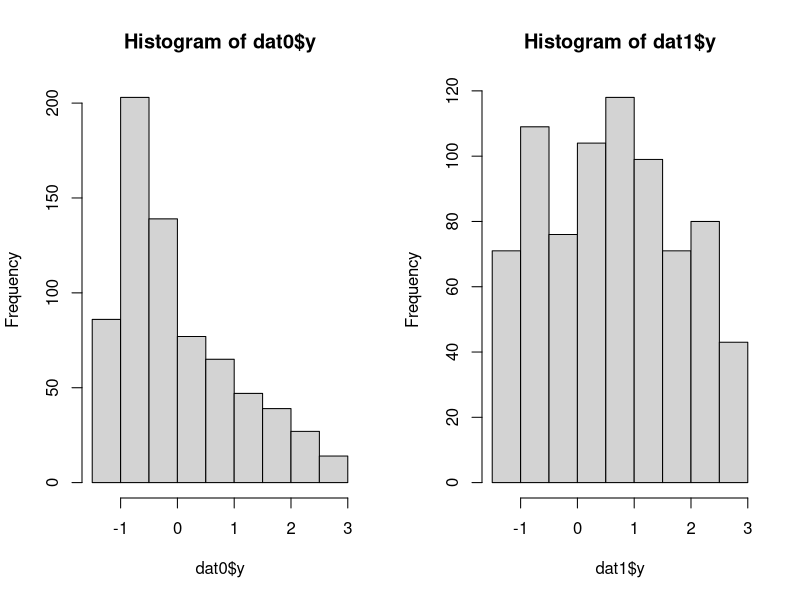
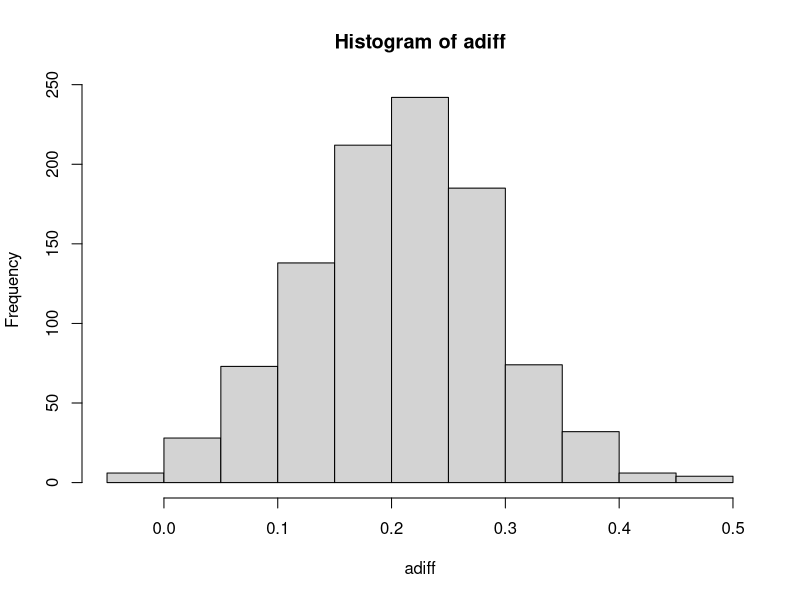
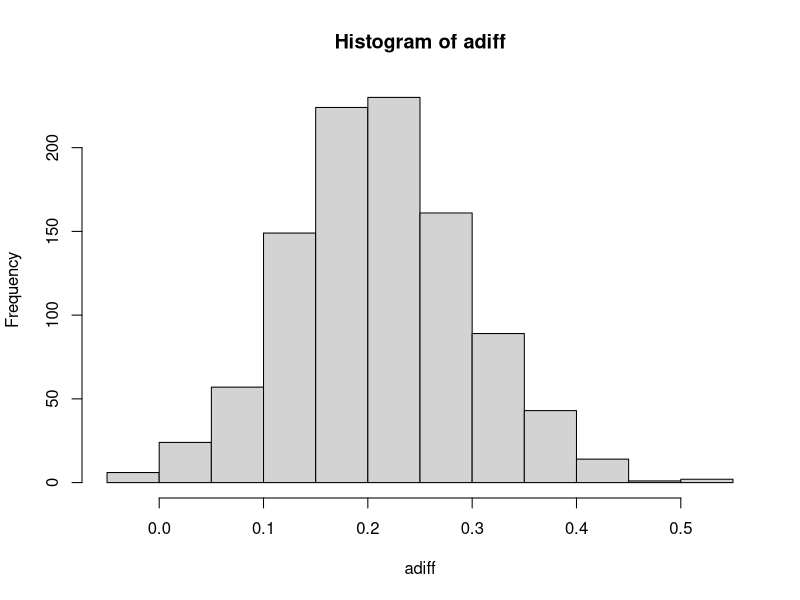
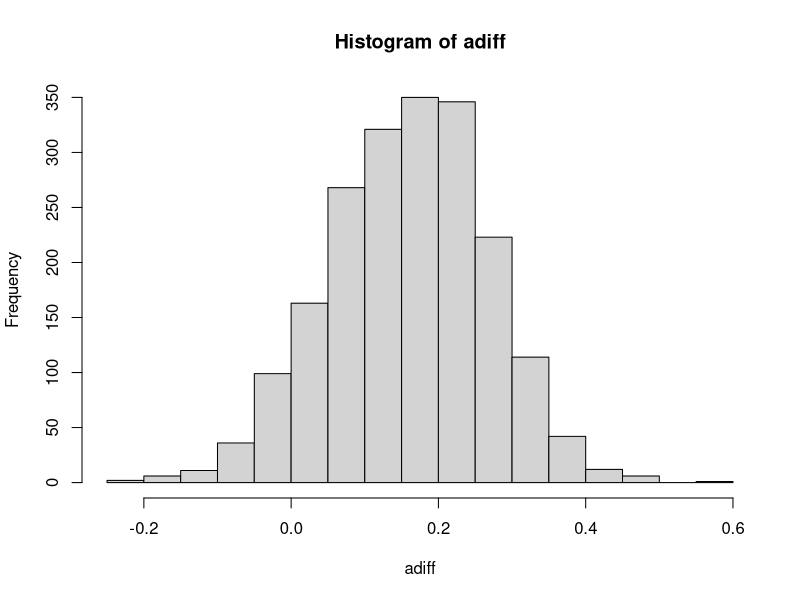

Reproduce these figures in R, in order.
setwd("~/binary-regressor/examples/Afghanistan/")
library(foreign)
kids <- read.dta("afghanistan_anonymized_data.dta")

labels <- attributes(kids)$var.labels
labels <- cbind(names(kids), labels)
labels

# Note: there are some mistakes in the data dictionary!


# The variable "treatment" is actually our instrument
# --- living in a village that gets a school
z <- kids$treatment

# The variable "f08_formal_school" is our treatment
# --- enrolled in formal school, Spring 2008 
x <- kids$s08_formal_school

# The variable "s08_formal_school" is our outcome
# --- total normalized test score, Spring 2008
y <- kids$s08_both_norma_total

dat <- data.frame(x,y,z)
dat <- na.omit(dat)
dat0 <- subset(dat, z == 0)
dat1 <- subset(dat, z == 1)

table(dat0$x)
table(dat1$x)

par(mfrow = c(1,2))
hist(dat0$y)
hist(dat1$y)
par(mfrow = c(1,1))


est <- function(inData){
  OLS <- with(inData, cov(x,y)/var(x))
  IV <- with(inData, cov(z,y)/cov(z,x))
  dat0 <- subset(inData, z == 0)
  dat1 <- subset(inData, z == 1)
  p1_hat <- mean(dat1$x) 
  p0_hat <- mean(dat0$x) 
  W <- IV
  Dy2 <- mean(dat1$y^2) - mean(dat0$y^2)
  DyT <- mean(dat1$y * dat1$x) - mean(dat0$y * dat0$x)
  R <- (Dy2 - 2 * W * DyT) / (W * (p1_hat - p0_hat))
  a1_a0 <- 1 + R/W 
  Dy3 <- mean(dat1$y^3) - mean(dat0$y^3)
  Dy2T <- mean(dat1$y^2 * dat1$x) - mean(dat0$y^2 * dat0$x)
  S <- (Dy3 - 3 * W * (Dy2T + R * DyT)) / (W * (p1_hat - p0_hat))
  term1 <- -0.5 * R/W
  disc <- sqrt(3 * R^2 - 2 * S)
  term2 <- 0.5 * disc/W
  root1 <- term1 + term2
  root2 <- term1 - term2
  out <- c(OLS, IV, a1_a0, root1, root2)
  names(out) <- c("OLS", "IV", "a1_a0", "root1", "root2")
  return(out)
}

est(dat)

badboot <- function(){
  dat0_boot <- dat0[sample(1:nrow(dat0), replace = TRUE),]
  dat1_boot <- dat1[sample(1:nrow(dat1), replace = TRUE),]
  dat_boot <- rbind(dat0_boot, dat1_boot)
  est(dat_boot)
}

worseboot <- function(){
  dat_boot <- dat[sample(1:nrow(dat), replace = TRUE),]
  est(dat_boot)
}

set.seed(11)
badbootdraws <- as.data.frame(t(replicate(1000, badboot())))
head(badbootdraws)
adiff <- badbootdraws$a1_a0
hist(adiff)
quantile(adiff, c(0.025, 0.975))
mean(adiff)

set.seed(11)
worsebootdraws <- as.data.frame(t(replicate(1000, worseboot())))
head(worsebootdraws)
adiff <- worsebootdraws$a1_a0
hist(adiff)
quantile(adiff, c(0.025, 0.975))
mean(adiff)

# Try partialling out the exogenous covariates
# --- If they are not mis-measured, then IV gives the right coeffs for these!
datCovariates <- with(kids, data.frame(x, y, z,
                                       "c" = clustercode,
                                       "female" = s08_girls_cnt,
                                       "age" = s08_age_cnt,
                                       "yrsvill" = s08_duration_village_cnt,
                                       "farsi" = s08_farsi_cnt,
                                       "tajik" = s08_tajik_cnt,
                                       "farmers" = s08_farmer_cnt,
                                       "agehead" = s08_age_head_cnt,
                                       "educhead" = s08_yrs_ed_head_cnt,
                                       "nhh" = s08_num_ppl_hh_cnt,
                                       "land" = s08_jeribs_cnt,
                                       "sheep" = s08_num_sheep_cnt,
                                       "distschool" = s08_nearest_scl))

# remove missing observations
datCovariates <- na.omit(datCovariates)

# Partial out the covariates using 2SLS since coeffs for exog regressors are
# not affected by the measurement error in the binary indicator
library(sem)
b_tsls <- tsls(y ~ x + female + age + yrsvill + farsi + tajik + farmers +
                  agehead + educhead + nhh + land + sheep + distschool,
                 ~ z + female + age + yrsvill + farsi + tajik + farmers + 
                 agehead + educhead + nhh + land + sheep + distschool, 
              data = datCovariates)$coefficients

b_adjust <- b_tsls
b_adjust[2] <- 0
y_adjust <- datCovariates$y - model.matrix(~ x + female + age + yrsvill + 
                                             farsi + tajik + farmers + 
                                             agehead + educhead + nhh + 
                                             land + sheep + distschool, 
                                           data = datCovariates) %*% b_adjust

datCovariates$y_adjust <- y_adjust

dat2 <- with(datCovariates, data.frame("x" = x, "y" = y_adjust, "z" = z))
est(dat2)

# Try bootstraps that impose the cluster structure


# form groups for cluster bootstrapping
cfull <- unique(datCovariates$c)
datCovariates0 <- subset(datCovariates, z == 0)
c0 <- unique(datCovariates0$c)
datCovariates1 <- subset(datCovariates, z == 1)
c1 <- unique(datCovariates1$c)

# Form lists of village clusters for boostrapping
clust1 <- lapply(c1, function(x) datCovariates[datCovariates$c == x,])
clust0 <- lapply(c0, function(x) datCovariates[datCovariates$c == x,]) 

first_stage <- formula(~ z + female + age + yrsvill + farsi + tajik + 
                         farmers + agehead + educhead + nhh + land + 
                         sheep + distschool)
second_stage <- formula(~ x + female + age + yrsvill + farsi + tajik + 
                          farmers + agehead + educhead + nhh + land + 
                          sheep + distschool)

# Try a bootstrap with covariates imposing cluster structure
goodboot <- function(){
  dat0_boot <- do.call("rbind", clust0[sample(1:length(clust0), replace = TRUE)])
  dat1_boot <- do.call("rbind", clust1[sample(1:length(clust1), replace = TRUE)])
  dat_boot <- rbind(dat0_boot, dat1_boot)
  y <- matrix(dat_boot$y)
  X <- model.matrix(second_stage, dat_boot)
  Z <- model.matrix(first_stage, dat_boot)
  Qz <- qr.Q(qr(Z))
  Xtilde <- crossprod(Qz, X)
  ytilde <- crossprod(Qz, y)
  qrTilde <- qr(Xtilde)
  Rtilde <- qr.R(qrTilde)
  Qtilde <- qr.Q(qrTilde)
  b_IV <- backsolve(Rtilde, crossprod(Qtilde, ytilde))
  b_IV[2] <- 0
  y_boot_adjust <- y - X %*% b_IV
  est(data.frame("x" = dat_boot$x, "y" = y_boot_adjust, "z" = dat_boot$z))
}


set.seed(11)
goodbootdraws <- as.data.frame(t(replicate(2000, goodboot())))
head(goodbootdraws)
adiff <- goodbootdraws$a1_a0
hist(adiff)
quantile(adiff, c(0.05, 0.95))
mean(adiff)
